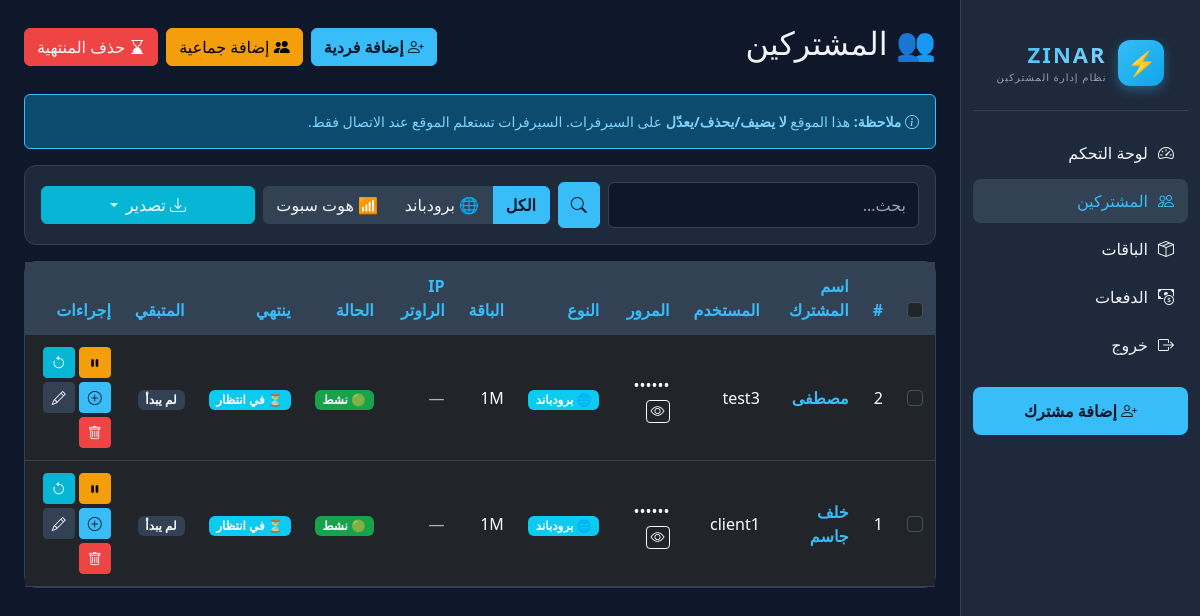
Page /subscribers (signed in) on the committed database.
### app.py (models this page shows)
class Subscriber(db.Model):
    __tablename__ = 'subscribers'
    id = db.Column(db.Integer, primary_key=True)
    name = db.Column(db.String(100))
    username = db.Column(db.String(100), nullable=False)
    password = db.Column(db.String(150), nullable=False)
    package = db.Column(db.String(100))
    user_type = db.Column(db.String(20), default='pppoe')
    router_id = db.Column(db.Integer)
    status = db.Column(db.String(20), default='active')
    created_at = db.Column(db.DateTime, default=datetime.utcnow)
    expires_at = db.Column(db.DateTime)
    first_used_at = db.Column(db.DateTime)

### app.py (the view)
@app.route('/subscribers')
def subscribers():
    search = request.args.get('q', '').strip()
    ft = request.args.get('type', '').strip()
    now = datetime.utcnow()
    try:
        expired = Subscriber.query.filter(
            Subscriber.expires_at.isnot(None),
            Subscriber.expires_at < now,
            Subscriber.status == 'active'
        ).all()
        for s in expired:
            s.status = 'expired'
            try:
                kick_subscriber(s)
            except Exception:
                pass
        if expired: db.session.commit()
        q = Subscriber.query
        if search:
            q = q.filter(db.or_(
                Subscriber.username.ilike(f'%{search}%'),
                Subscriber.name.ilike(f'%{search}%')
            ))
        if ft in ('pppoe', 'hotspot'):
            q = q.filter_by(user_type=ft)
        subs = q.order_by(Subscriber.created_at.desc()).all()
    except Exception as e:
        logger.error(f"❌ {e}")
        subs = []
    return render_template('subscribers.html',
        subscribers=subs,
        routers={r.id: r for r in Router.query.all()},
        packages=Package.query.order_by(Package.name).all(),
        search=search, now=now, filter_type=ft)

### templates/subscribers.html (shortened to what this page needs)
{% extends "base.html" %}
{% block content %}
<div class="d-flex justify-content-between align-items-center mb-4 flex-wrap gap-2">
    <h2>👥 المشتركين</h2>
    <div class="d-flex gap-2 flex-wrap">
        <a href="{{ url_for('add_subscriber') }}" class="btn btn-primary">
            <i class="bi bi-person-plus"></i> إضافة فردية
        </a>
        <a href="{{ url_for('bulk_add') }}" class="btn btn-warning">
            <i class="bi bi-people-fill"></i> إضافة جماعية
        </a>
        <form method="POST" action="{{ url_for('delete_expired_subscribers') }}"
              style="display: inline;"
              onsubmit="return confirm('⚠️ سيتم حذف المنتهين من قاعدة البيانات فقط. متابعة؟')">
            <button type="submit" class="btn btn-danger">
                <i class="bi bi-hourglass-bottom"></i> حذف المنتهية
            </button>
        </form>
    </div>
</div>
<div class="alert alert-info small">
    <i class="bi bi-info-circle"></i>
    <strong>ملاحظة:</strong>
    هذا الموقع <strong>لا يضيف/يحذف/يعدّل</strong> على السيرفرات.
    السيرفرات تستعلم الموقع عند الاتصال فقط.
</div>
<div class="card mb-3 p-3">
    <div class="row g-2 align-items-center">
        <div class="col-md-5">
            <form method="GET" class="d-flex gap-2">
                <input type="text" name="q" class="form-control"
                       placeholder="بحث..." value="{{ search }}">
                <button class="btn btn-primary" type="submit">
                    <i class="bi bi-search"></i>
                </button>
            </form>
        </div>
        <div class="col-md-4">
            <div class="btn-group w-100" role="group">
                <a href="{{ url_for('subscribers', q=search) }}"
                   class="btn {% if not filter_type %}btn-primary{% else %}btn-secondary{% endif %}">
                    الكل
                </a>
                <a href="{{ url_for('subscribers', q=search, type='pppoe') }}"
                   class="btn {% if filter_type == 'pppoe' %}btn-primary{% else %}btn-secondary{% endif %}">
                    🌐 برودباند
                </a>
                <a href="{{ url_for('subscribers', q=search, type='hotspot') }}"
                   class="btn {% if filter_type == 'hotspot' %}btn-primary{% else %}btn-secondary{% endif %}">
                    📶 هوت سبوت
                </a>
            </div>
        </div>
        <div class="col-md-3">
            <div class="dropdown w-100">
                <button class="btn btn-info w-100 dropdown-toggle" data-bs-toggle="dropdown">
                    <i class="bi bi-download"></i> تصدير
                </button>
            </div>
        </div>
    </div>
</div>
<div class="card">
    <div class="table-responsive">
        <table class="table table-hover mb-0">
            <thead>
                <tr>
                    <th style="width: 40px;">
                        <input type="checkbox" id="selectAll"
                               class="form-check-input" onchange="toggleAll(this)">
                    </th>
                    <th>#</th>
                    <th>اسم المشترك</th>
                    <th>المستخدم</th>
                    <th>المرور</th>
                    <th>النوع</th>
                    <th>الباقة</th>
                    <th>IP الراوتر</th>
                    <th>الحالة</th>
                    <th>ينتهي</th>
                    <th>المتبقي</th>
                    <th>إجراءات</th>
                </tr>
            </thead>
            <tbody>
                {% for sub in subscribers %}
                <tr>
                    <td>
                        <input type="checkbox" class="form-check-input sub-checkbox"
                               value="{{ sub.id }}" onchange="updateBulkBar()">
                    </td>
                    <td>{{ sub.id }}</td>
                    <td class="text-accent fw-bold">{{ sub.name or sub.username }}</td>
                    <td>{{ sub.username }}</td>
                    <td>
                        <span class="password-field" data-id="{{ sub.id }}">••••••</span>
                        <button class="btn btn-sm btn-outline-light py-0 px-1"
                                onclick="togglePassword({{ sub.id }}, '{{ sub.password|e }}')">
                            <i class="bi bi-eye" id="eye-{{ sub.id }}"></i>
                        </button>
                    </td>
                    <td>
                        {% if sub.user_type == 'hotspot' %}
                            <span class="badge bg-warning">📶 هوت سبوت</span>
                        {% else %}
                            <span class="badge bg-info">🌐 برودباند</span>
                        {% endif %}
                    </td>
                    <td>{{ sub.package or '-' }}</td>
                    <td>
                        {% if sub.router_id and sub.router_id in routers %}
                            <span class="text-accent">{{ routers[sub.router_id].ip_address }}</span>
                        {% else %}
                            <span class="text-muted">—</span>
                        {% endif %}
                    </td>
                    <td>
                        {% if sub.status == 'active' %}
                            <span class="badge bg-success">🟢 نشط</span>
                        {% elif sub.status == 'paused' %}
                            <span class="badge bg-warning">⏸ موقوف</span>
                        {% elif sub.status == 'expired' %}
                            <span class="badge bg-danger">🔴 منتهي</span>
                        {% else %}
                            <span class="badge bg-secondary">{{ sub.status }}</span>
                        {% endif %}
                    </td>
                    <td>
                        {% if sub.expires_at %}
                            {{ sub.expires_at.strftime('%Y-%m-%d') }}
                        {% else %}
                            <span class="badge bg-info">⏳ في انتظار</span>
                        {% endif %}
                    </td>
                    <td>
                        {% if sub.expires_at %}
                            {% set days_left = (sub.expires_at - now).days %}
                            {% if days_left > 7 %}
                                <span class="badge bg-success">{{ days_left }} يوم</span>
                            {% elif days_left > 3 %}
                                <span class="badge bg-warning">{{ days_left }} يوم</span>
                            {% elif days_left > 0 %}
                                <span class="badge bg-danger">{{ days_left }} يوم</span>
                            {% else %}
                                <span class="badge bg-secondary">انتهى</span>
                            {% endif %}
                        {% else %}
                            <span class="badge bg-secondary">لم يبدأ</span>
                        {% endif %}
                    </td>
                    <td>
                        <div class="d-flex gap-1 flex-wrap">
                            <a href="{{ url_for('toggle_subscriber', sub_id=sub.id) }}"
                               class="btn btn-sm {% if sub.status == 'active' %}btn-warning{% else %}btn-success{% endif %}"
                               title="تفعيل/إيقاف في DB">
                                {% if sub.status == 'active' %}
                                    <i class="bi bi-pause-fill"></i>
                                {% else %}
                                    <i class="bi bi-play-fill"></i>
                                {% endif %}
                            </a>
                            <a href="{{ url_for('reset_subscriber', sub_id=sub.id) }}"
                               class="btn btn-sm btn-info"
                               onclick="return confirm('تصفير الباقة؟')" title="تصفير">
                                <i class="bi bi-arrow-counterclockwise"></i>
                            </a>
                            <a href="{{ url_for('extend_subscriber', sub_id=sub.id) }}"
                               class="btn btn-sm btn-primary"
                               onclick="return confirm('تمديد 30 يوم؟')" title="تمديد">
                                <i class="bi bi-plus-circle"></i>
                            </a>
                            <button class="btn btn-sm btn-secondary"
                                    onclick='openEditSub({{ sub.id }}, "{{ (sub.name or sub.username)|e }}", "{{ sub.username|e }}", "{{ sub.package|e }}")'
                                    title="تعديل">
                                <i class="bi bi-pencil"></i>
                            </button>
                            <a href="{{ url_for('delete_subscriber', sub_id=sub.id) }}"
                               class="btn btn-sm btn-danger"
                               onclick="return confirm('تأكيد الحذف من قاعدة البيانات؟')" title="حذف">
                                <i class="bi bi-trash"></i>
                            </a>
                        </div>
                    </td>
                </tr>
                {% else %}
                <tr>
                    <td colspan="12" class="text-center py-5 text-muted">
                        📭 لا يوجد مشتركون
                    </td>
                </tr>
                {% endfor %}
            </tbody>
        </table>
    </div>
</div>
{% endblock %}

### templates/base.html (shortened to what this page needs)
<!DOCTYPE html>
<html lang="ar" dir="rtl" data-bs-theme="dark">
<head>
    <link href="https://cdn.jsdelivr.net/npm/bootstrap@5.3.2/dist/css/bootstrap.rtl.min.css" rel="stylesheet">
    <link href="https://cdn.jsdelivr.net/npm/bootstrap-icons@1.11.1/font/bootstrap-icons.css" rel="stylesheet">
</head>
<body>
<div class="layout">
    <aside class="sidebar">
        <div class="brand">
            <div class="brand-logo">
                <span class="brand-icon">⚡</span>
                <div class="brand-text">
                    <h4>ZINAR</h4>
                    <small>نظام إدارة المشتركين</small>
                </div>
            </div>
        </div>
        <a href="{{ url_for('dashboard') }}" class="nav-item {% if request.endpoint == 'dashboard' %}active{% endif %}">
            <i class="bi bi-speedometer2"></i> لوحة التحكم
        </a>
        <a href="{{ url_for('subscribers') }}" class="nav-item {% if request.endpoint in ['subscribers','add_subscriber'] %}active{% endif %}">
            <i class="bi bi-people"></i> المشتركين
        </a>
        <a href="{{ url_for('packages') }}" class="nav-item {% if request.endpoint == 'packages' %}active{% endif %}">
            <i class="bi bi-box-seam"></i> الباقات
        </a>
        <a href="{{ url_for('payments') }}" class="nav-item {% if request.endpoint == 'payments' %}active{% endif %}">
            <i class="bi bi-cash-coin"></i> الدفعات
        </a>
        <a href="{{ url_for('logout') }}" class="nav-item">
            <i class="bi bi-box-arrow-right"></i> خروج
        </a>
        <a href="{{ url_for('add_subscriber') }}" class="btn-add">
            <i class="bi bi-person-plus"></i> إضافة مشترك
        </a>
    </aside>
    <main class="main">
        {% block content %}{% endblock %}
    </main>
</div>
</body>
</html>

### rows in the picture
Subscriber: id "2", name "مصطفى", username "test3", user_type "🌐 برودباند", package "1M", status "🟢 نشط", shows "⏳ في انتظار", shows "لم يبدأ"
Subscriber: id "1", name "خلف جاسم", username "client1", user_type "🌐 برودباند", package "1M", status "🟢 نشط", shows "⏳ في انتظار", shows "لم يبدأ"
